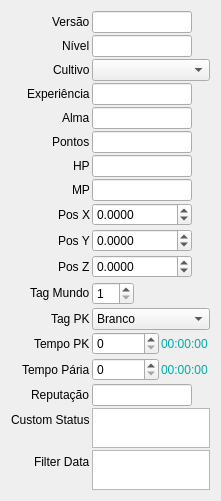
     <widget class="QWidget" name="formLayoutWidget_7">
      <property name="geometry">
       <rect>
        <x>10</x>
        <y>10</y>
        <width>221</width>
        <height>501</height>
       </rect>
      </property>
      <layout class="QFormLayout" name="formLayout_7">
       <property name="sizeConstraint">
        <enum>QLayout::SetNoConstraint</enum>
       </property>
       <property name="fieldGrowthPolicy">
        <enum>QFormLayout::AllNonFixedFieldsGrow</enum>
       </property>
       <property name="labelAlignment">
        <set>Qt::AlignRight|Qt::AlignTrailing|Qt::AlignVCenter</set>
       </property>
       <property name="horizontalSpacing">
        <number>2</number>
       </property>
       <property name="verticalSpacing">
        <number>2</number>
       </property>
       <item row="0" column="0">
        <widget class="QLabel" name="label_36">
         <property name="text">
          <string>Versão</string>
         </property>
        </widget>
       </item>
       <item row="1" column="0">
        <widget class="QLabel" name="label_37">
         <property name="text">
          <string>Nível</string>
         </property>
        </widget>
       </item>
       <item row="2" column="0">
        <widget class="QLabel" name="label_38">
         <property name="text">
          <string>Cultivo</string>
         </property>
        </widget>
       </item>
       <item row="3" column="0">
        <widget class="QLabel" name="label_39">
         <property name="text">
          <string>Experiência</string>
         </property>
        </widget>
       </item>
       <item row="4" column="0">
        <widget class="QLabel" name="label_40">
         <property name="text">
          <string>Alma</string>
         </property>
        </widget>
       </item>
       <item row="5" column="0">
        <widget class="QLabel" name="label_41">
         <property name="text">
          <string>Pontos</string>
         </property>
        </widget>
       </item>
       <item row="6" column="0">
        <widget class="QLabel" name="label_42">
         <property name="text">
          <string>HP</string>
         </property>
        </widget>
       </item>
       <item row="7" column="0">
        <widget class="QLabel" name="label_43">
         <property name="text">
          <string>MP</string>
         </property>
        </widget>
       </item>
       <item row="8" column="0">
        <widget class="QLabel" name="label_44">
         <property name="text">
          <string>Pos X</string>
         </property>
        </widget>
       </item>
       <item row="9" column="0">
        <widget class="QLabel" name="label_45">
         <property name="text">
          <string>Pos Y</string>
         </property>
        </widget>
       </item>
       <item row="0" column="1">
        <widget class="QLineEdit" name="status_version">
         <property name="maximumSize">
          <size>
           <width>100</width>
           <height>16777215</height>
          </size>
         </property>
        </widget>
       </item>
       <item row="10" column="0">
        <widget class="QLabel" name="label_46">
         <property name="text">
          <string>Pos Z</string>
         </property>
        </widget>
       </item>
       <item row="8" column="1">
        <layout class="QHBoxLayout" name="horizontalLayout">
         <item>
          <widget class="QDoubleSpinBox" name="status_posx">
           <property name="maximumSize">
            <size>
             <width>100</width>
             <height>16777215</height>
            </size>
           </property>
           <property name="decimals">
            <number>4</number>
           </property>
           <property name="minimum">
            <double>-10000000000.000000000000000</double>
           </property>
           <property name="maximum">
            <double>10000000000.000000000000000</double>
           </property>
          </widget>
         </item>
         <item>
          <widget class="QLabel" name="status_posx_label">
           <property name="text">
            <string/>
           </property>
          </widget>
         </item>
        </layout>
       </item>
       <item row="9" column="1">
        <layout class="QHBoxLayout" name="horizontalLayout_13">
         <item>
          <widget class="QDoubleSpinBox" name="status_posy">
           <property name="maximumSize">
            <size>
             <width>100</width>
             <height>16777215</height>
            </size>
           </property>
           <property name="decimals">
            <number>4</number>
           </property>
           <property name="minimum">
            <double>-10000000000.000000000000000</double>
           </property>
           <property name="maximum">
            <double>10000000000.000000000000000</double>
           </property>
          </widget>
         </item>
         <item>
          <widget class="QLabel" name="status_posy_label">
           <property name="text">
            <string/>
           </property>
          </widget>
         </item>
        </layout>
       </item>
       <item row="10" column="1">
        <layout class="QHBoxLayout" name="horizontalLayout_14">
         <item>
          <widget class="QDoubleSpinBox" name="status_posz">
           <property name="maximumSize">
            <size>
             <width>100</width>
             <height>16777215</height>
            </size>
           </property>
           <property name="decimals">
            <number>4</number>
           </property>
           <property name="minimum">
            <double>-10000000000.000000000000000</double>
           </property>
           <property name="maximum">
            <double>10000000000.000000000000000</double>
           </property>
          </widget>
         </item>
         <item>
          <widget class="QLabel" name="status_posz_label">
           <property name="text">
            <string/>
           </property>
          </widget>
         </item>
        </layout>
       </item>
       <item row="1" column="1">
        <widget class="QLineEdit" name="status_level">
         <property name="maximumSize">
          <size>
           <width>100</width>
           <height>16777215</height>
          </size>
         </property>
        </widget>
       </item>
       <item row="3" column="1">
        <widget class="QLineEdit" name="status_exp">
         <property name="maximumSize">
          <size>
           <width>100</width>
           <height>16777215</height>
          </size>
         </property>
        </widget>
       </item>
       <item row="4" column="1">
        <widget class="QLineEdit" name="status_sp">
         <property name="maximumSize">
          <size>
           <width>100</width>
           <height>16777215</height>
          </size>
         </property>
        </widget>
       </item>
       <item row="5" column="1">
        <widget class="QLineEdit" name="status_skillpoints">
         <property name="maximumSize">
          <size>
           <width>100</width>
           <height>16777215</height>
          </size>
         </property>
        </widget>
       </item>
       <item row="6" column="1">
        <widget class="QLineEdit" name="status_hp">
         <property name="maximumSize">
          <size>
           <width>100</width>
           <height>16777215</height>
          </size>
         </property>
        </widget>
       </item>
       <item row="7" column="1">
        <widget class="QLineEdit" name="status_mp">
         <property name="maximumSize">
          <size>
           <width>100</width>
           <height>16777215</height>
          </size>
         </property>
        </widget>
       </item>
       <item row="11" column="0">
        <widget class="QLabel" name="label_50">
         <property name="text">
          <string>Tag Mundo</string>
         </property>
        </widget>
       </item>
       <item row="12" column="0">
        <widget class="QLabel" name="label_51">
         <property name="text">
          <string>Tag PK</string>
         </property>
        </widget>
       </item>
       <item row="13" column="0">
        <widget class="QLabel" name="label_52">
         <property name="text">
          <string>Tempo PK</string>
         </property>
        </widget>
       </item>
       <item row="14" column="0">
        <widget class="QLabel" name="label_53">
         <property name="text">
          <string>Tempo Pária</string>
         </property>
        </widget>
       </item>
       <item row="15" column="0">
        <widget class="QLabel" name="label_54">
         <property name="text">
          <string>Reputação</string>
         </property>
        </widget>
       </item>
       <item row="11" column="1">
        <layout class="QHBoxLayout" name="horizontalLayout_15">
         <item>
          <widget class="QSpinBox" name="status_worldtag">
           <property name="maximumSize">
            <size>
             <width>42</width>
             <height>16777215</height>
            </size>
           </property>
           <property name="minimum">
            <number>1</number>
           </property>
           <property name="maximum">
            <number>999</number>
           </property>
           <property name="value">
            <number>1</number>
           </property>
          </widget>
         </item>
         <item>
          <widget class="QLabel" name="status_worldtag_label">
           <property name="text">
            <string/>
           </property>
          </widget>
         </item>
        </layout>
       </item>
       <item row="15" column="1">
        <widget class="QLineEdit" name="status_reputation">
         <property name="maximumSize">
          <size>
           <width>100</width>
           <height>16777215</height>
          </size>
         </property>
        </widget>
       </item>
       <item row="16" column="0">
        <widget class="QLabel" name="label_59">
         <property name="text">
          <string>Custom Status</string>
         </property>
        </widget>
       </item>
       <item row="17" column="0">
        <widget class="QLabel" name="label_60">
         <property name="text">
          <string>Filter Data</string>
         </property>
        </widget>
       </item>
       <item row="16" column="1">
        <widget class="QTextEdit" name="status_customstatus">
         <property name="minimumSize">
          <size>
           <width>0</width>
           <height>40</height>
          </size>
         </property>
         <property name="maximumSize">
          <size>
           <width>16777215</width>
           <height>40</height>
          </size>
         </property>
        </widget>
       </item>
       <item row="17" column="1">
        <widget class="QTextEdit" name="status_filterdata">
         <property name="minimumSize">
          <size>
           <width>0</width>
           <height>40</height>
          </size>
         </property>
         <property name="maximumSize">
          <size>
           <width>16777215</width>
           <height>40</height>
          </size>
         </property>
        </widget>
       </item>
       <item row="2" column="1">
        <widget class="QComboBox" name="status_cultivation">
         <property name="maximumSize">
          <size>
           <width>150</width>
           <height>16777215</height>
          </size>
         </property>
        </widget>
       </item>
       <item row="12" column="1">
        <widget class="QComboBox" name="status_invaderstate">
         <property name="maximumSize">
          <size>
           <width>150</width>
           <height>16777215</height>
          </size>
         </property>
         <item>
          <property name="text">
           <string>Branco</string>
          </property>
         </item>
         <item>
          <property name="text">
           <string>Rosa</string>
          </property>
         </item>
         <item>
          <property name="text">
           <string>Vermelho</string>
          </property>
         </item>
        </widget>
       </item>
       <item row="13" column="1">
        <layout class="QHBoxLayout" name="horizontalLayout_9">
         <item>
          <widget class="QSpinBox" name="status_invadertime">
           <property name="maximumSize">
            <size>
             <width>100</width>
             <height>23</height>
            </size>
           </property>
           <property name="maximum">
            <number>999999999</number>
           </property>
          </widget>
         </item>
         <item>
          <widget class="QLabel" name="status_invadertime_txt">
           <property name="styleSheet">
            <string notr="true">color: rgb(0, 170, 170);</string>
           </property>
           <property name="text">
            <string>00:00:00</string>
           </property>
          </widget>
         </item>
        </layout>
       </item>
       <item row="14" column="1">
        <layout class="QHBoxLayout" name="horizontalLayout_10">
         <item>
          <widget class="QSpinBox" name="status_pariahtime">
           <property name="sizePolicy">
            <sizepolicy hsizetype="Maximum" vsizetype="Fixed">
             <horstretch>0</horstretch>
             <verstretch>0</verstretch>
            </sizepolicy>
           </property>
           <property name="maximumSize">
            <size>
             <width>100</width>
             <height>23</height>
            </size>
           </property>
           <property name="baseSize">
            <size>
             <width>0</width>
             <height>0</height>
            </size>
           </property>
           <property name="accelerated">
            <bool>false</bool>
           </property>
           <property name="maximum">
            <number>999999999</number>
           </property>
           <property name="value">
            <number>0</number>
           </property>
          </widget>
         </item>
         <item>
          <widget class="QLabel" name="status_pariahtime_txt">
           <property name="styleSheet">
            <string notr="true">color: rgb(0, 170, 170);</string>
           </property>
           <property name="text">
            <string>00:00:00</string>
           </property>
          </widget>
         </item>
        </layout>
       </item>
      </layout>
     </widget>
